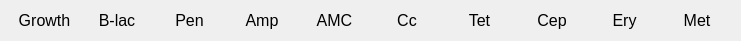
   <widget class="QWidget" name="horizontalLayoutWidget">
    <property name="geometry">
     <rect>
      <x>570</x>
      <y>520</y>
      <width>741</width>
      <height>21</height>
     </rect>
    </property>
    <layout class="QHBoxLayout" name="horizontalLayout">
     <item>
      <widget class="QLabel" name="label_20">
       <property name="text">
        <string>&lt;html&gt;&lt;head/&gt;&lt;body&gt;&lt;p align=&quot;center&quot;&gt;&lt;span style=&quot; font-size:12pt;&quot;&gt;Growth&lt;/span&gt;&lt;/p&gt;&lt;/body&gt;&lt;/html&gt;</string>
       </property>
       <property name="alignment">
        <set>Qt::AlignRight|Qt::AlignTrailing|Qt::AlignVCenter</set>
       </property>
      </widget>
     </item>
     <item>
      <widget class="QLabel" name="label_19">
       <property name="text">
        <string>&lt;html&gt;&lt;head/&gt;&lt;body&gt;&lt;p align=&quot;center&quot;&gt;&lt;span style=&quot; font-size:12pt;&quot;&gt;B-lac&lt;/span&gt;&lt;/p&gt;&lt;/body&gt;&lt;/html&gt;</string>
       </property>
       <property name="alignment">
        <set>Qt::AlignRight|Qt::AlignTrailing|Qt::AlignVCenter</set>
       </property>
      </widget>
     </item>
     <item>
      <widget class="QLabel" name="label_21">
       <property name="text">
        <string>&lt;html&gt;&lt;head/&gt;&lt;body&gt;&lt;p align=&quot;center&quot;&gt;&lt;span style=&quot; font-size:12pt;&quot;&gt;Pen&lt;/span&gt;&lt;/p&gt;&lt;/body&gt;&lt;/html&gt;</string>
       </property>
       <property name="alignment">
        <set>Qt::AlignRight|Qt::AlignTrailing|Qt::AlignVCenter</set>
       </property>
      </widget>
     </item>
     <item>
      <widget class="QLabel" name="label_22">
       <property name="text">
        <string>&lt;html&gt;&lt;head/&gt;&lt;body&gt;&lt;p align=&quot;center&quot;&gt;&lt;span style=&quot; font-size:12pt;&quot;&gt;Amp&lt;/span&gt;&lt;/p&gt;&lt;/body&gt;&lt;/html&gt;</string>
       </property>
       <property name="alignment">
        <set>Qt::AlignRight|Qt::AlignTrailing|Qt::AlignVCenter</set>
       </property>
      </widget>
     </item>
     <item>
      <widget class="QLabel" name="label_23">
       <property name="text">
        <string>&lt;html&gt;&lt;head/&gt;&lt;body&gt;&lt;p align=&quot;center&quot;&gt;&lt;span style=&quot; font-size:12pt;&quot;&gt;AMC&lt;/span&gt;&lt;/p&gt;&lt;/body&gt;&lt;/html&gt;</string>
       </property>
       <property name="alignment">
        <set>Qt::AlignRight|Qt::AlignTrailing|Qt::AlignVCenter</set>
       </property>
      </widget>
     </item>
     <item>
      <widget class="QLabel" name="label_24">
       <property name="text">
        <string>&lt;html&gt;&lt;head/&gt;&lt;body&gt;&lt;p align=&quot;center&quot;&gt;&lt;span style=&quot; font-size:12pt;&quot;&gt;Cc&lt;/span&gt;&lt;/p&gt;&lt;/body&gt;&lt;/html&gt;</string>
       </property>
       <property name="alignment">
        <set>Qt::AlignRight|Qt::AlignTrailing|Qt::AlignVCenter</set>
       </property>
      </widget>
     </item>
     <item>
      <widget class="QLabel" name="label_25">
       <property name="text">
        <string>&lt;html&gt;&lt;head/&gt;&lt;body&gt;&lt;p align=&quot;center&quot;&gt;&lt;span style=&quot; font-size:12pt;&quot;&gt;Tet&lt;/span&gt;&lt;/p&gt;&lt;/body&gt;&lt;/html&gt;</string>
       </property>
       <property name="alignment">
        <set>Qt::AlignRight|Qt::AlignTrailing|Qt::AlignVCenter</set>
       </property>
      </widget>
     </item>
     <item>
      <widget class="QLabel" name="label_26">
       <property name="text">
        <string>&lt;html&gt;&lt;head/&gt;&lt;body&gt;&lt;p align=&quot;center&quot;&gt;&lt;span style=&quot; font-size:12pt;&quot;&gt;Cep&lt;/span&gt;&lt;/p&gt;&lt;/body&gt;&lt;/html&gt;</string>
       </property>
       <property name="alignment">
        <set>Qt::AlignRight|Qt::AlignTrailing|Qt::AlignVCenter</set>
       </property>
      </widget>
     </item>
     <item>
      <widget class="QLabel" name="label_27">
       <property name="text">
        <string>&lt;html&gt;&lt;head/&gt;&lt;body&gt;&lt;p align=&quot;center&quot;&gt;&lt;span style=&quot; font-size:12pt;&quot;&gt;Ery&lt;/span&gt;&lt;/p&gt;&lt;/body&gt;&lt;/html&gt;</string>
       </property>
       <property name="alignment">
        <set>Qt::AlignRight|Qt::AlignTrailing|Qt::AlignVCenter</set>
       </property>
      </widget>
     </item>
     <item>
      <widget class="QLabel" name="label_28">
       <property name="text">
        <string>&lt;html&gt;&lt;head/&gt;&lt;body&gt;&lt;p align=&quot;center&quot;&gt;&lt;span style=&quot; font-size:12pt;&quot;&gt;Met&lt;/span&gt;&lt;/p&gt;&lt;/body&gt;&lt;/html&gt;</string>
       </property>
       <property name="alignment">
        <set>Qt::AlignRight|Qt::AlignTrailing|Qt::AlignVCenter</set>
       </property>
      </widget>
     </item>
    </layout>
   </widget>
